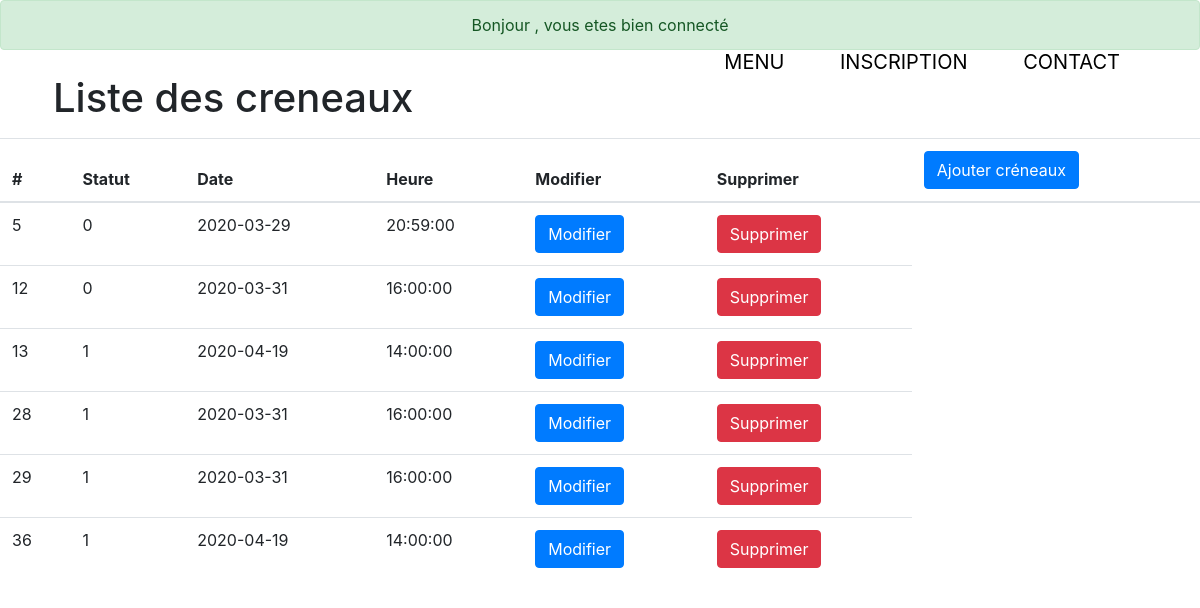
Page /telethon_project/modification_creneau2.php on the committed database.
### tables this page shows
CREATE TABLE IF NOT EXISTS `creneaux` (
  `id` int(10) NOT NULL AUTO_INCREMENT,
  `Date` date NOT NULL,
  `NB_joueurs` varchar(11) NOT NULL,
  `Nom_joueur` varchar(30) NOT NULL,
  `Num_joueur` varchar(30) NOT NULL,
  `Time` time NOT NULL,
  `Statut` tinyint(1) NOT NULL DEFAULT '1' COMMENT ' 1=Active, 0=Block ',
  `roles_id` int(11) NOT NULL,
  `id_joueur` int(11) NOT NULL,
  `id_superviseur` int(11) NOT NULL,
  PRIMARY KEY (`id`),
  KEY `fk_creneaux_idrole` (`roles_id`)
);

### telethon_project/modification_creneaux.php (called while the page is built, shortened)
<?php ob_start();
    $Titre = "Liste des creneaux";
    ?>
<?php
$pdo = new PDO("mysql:dbname=projet_telethon;host=localhost", "root", "");
$stmt = $pdo->prepare("SELECT id, Statut, Date, Time FROM creneaux ORDER BY id");
$stmt->execute();
$types = $stmt->fetchAll(PDO::FETCH_ASSOC);
?>

### telethon_project/modification_creneau2.php (the view, shortened to what this page needs)
<link href="//maxcdn.bootstrapcdn.com/bootstrap/4.1.1/css/bootstrap.min.css" rel="stylesheet" id="bootstrap-css">
 <?php
                if($_SESSION['username'] !== ""){
                    $user = $_SESSION['username'];
                 ?>  <div class="alert alert-success text-center">
                        <?php   echo "Bonjour $user, vous etes bien connecté"; ?>
                            </div>
<?php
                }
            ?>
<body>
      <?php include('container.php'); ?>
    <?php require "modification_creneaux.php" ?>
    <div class ="container">
        <h1 class ="  text-black p-2 my-2 position-center"> <?=$Titre?></h1>
      </div>
 </body>
<table class ="table">
        <thead>
            <tr>
                <th scope="col">#</th>
                <th scope="col">Statut</th>
                <th scope="col">Date</th>
                <th scope="col">Heure</th>
                <th scope="col">Modifier</th>
                <th scope="col">Supprimer</th>
                <th> <a href="Ajout_creneaux2.php" class ="btn btn-primary">Ajouter créneaux</a> </th>
            </tr>
        </thead>
        <tbody>
            <?php foreach($types as $type) : ?>
            <?php if(!isset($_GET['modifier']) || $_GET['modifier'] !== $type['id']){?>
            <tr>
                <td><?= $type['id']?></td>
                <td><?= $type['Statut']?></td>
                <td><?= $type['Date']?></td>
                <td><?= $type['Time']?></td>
                <td> <a href="?modifier=<?=$type['id']?>" class="btn btn-primary" >Modifier</a></td>
                <td> <a href="?supprimer=<?=$type['id']?>" class="btn btn-danger" id ="refresh">Supprimer</a></td>
           </tr>
            <?php } ?>
         <?php endforeach; ?>
        </tbody>
</table>

### rows in the picture
creneaux: id "5", Statut "0", Date "2020-03-29", Time "20:59:00"
creneaux: id "12", Statut "0", Date "2020-03-31", Time "16:00:00"
creneaux: id "13", Statut "1", Date "2020-04-19", Time "14:00:00"
creneaux: id "28", Statut "1", Date "2020-03-31", Time "16:00:00"
creneaux: id "29", Statut "1", Date "2020-03-31", Time "16:00:00"
creneaux: id "36", Statut "1", Date "2020-04-19", Time "14:00:00"

### other values in the picture
$Titre "Liste des creneaux"
